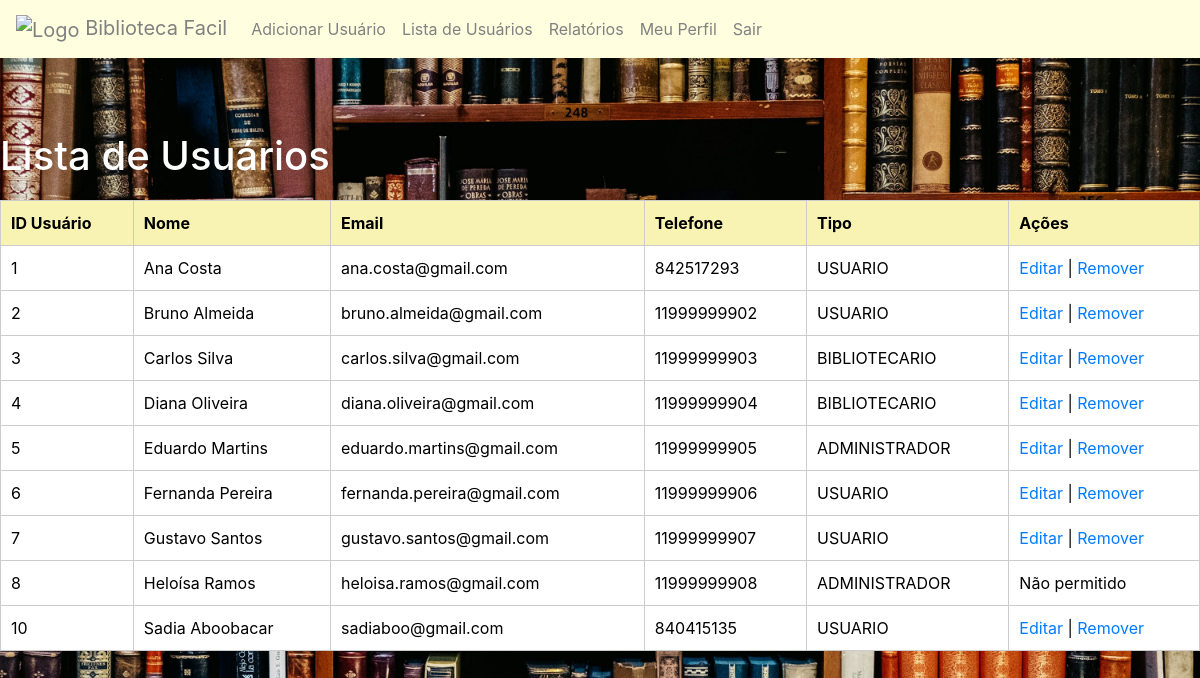
Screenshot of /php/lista_usuarios.php (signed in) with the database file from the repository.
### tables this page shows
CREATE TABLE `usuarios` (
  `ID_USUARIO` int(11) NOT NULL,
  `NOME` varchar(100) DEFAULT NULL,
  `EMAIL` varchar(100) DEFAULT NULL,
  `TELEFONE` varchar(15) DEFAULT NULL,
  `TIPO` enum('USUARIO','BIBLIOTECARIO','ADMINISTRADOR') DEFAULT NULL,
  `SENHA` varchar(25) DEFAULT NULL
);

### php/lista_usuarios.php (the view, shortened to what this page needs)
<?php
include 'db/db_connect.php';
$id_usuario = $_SESSION['id_usuario'];
echo "<h1>Lista de Usuários</h1>";
$query_usuarios = "SELECT * FROM USUARIOS";
$result_usuarios = mysqli_query($conn, $query_usuarios);
echo "<table>
        <tr>
            <th>ID Usuário</th>
            <th>Nome</th>
            <th>Email</th>
            <th>Telefone</th>
            <th>Tipo</th>
            <th>Ações</th>
        </tr>";
while ($usuario = mysqli_fetch_assoc($result_usuarios)) {
    if ($usuario['TIPO'] === 'ADMINISTRADOR' && $usuario['ID_USUARIO'] !== $id_usuario) {
        $acoes = "<span>Não permitido</span>";
    } else {
        $acoes = "<a href='editar_usuario.php?id={$usuario['ID_USUARIO']}'>Editar</a> |
                  <a href='remover_usuario.php?id={$usuario['ID_USUARIO']}'>Remover</a>";
    }
    echo "<tr>
            <td>{$usuario['ID_USUARIO']}</td>
            <td>{$usuario['NOME']}</td>
            <td>{$usuario['EMAIL']}</td>
            <td>{$usuario['TELEFONE']}</td>
            <td>{$usuario['TIPO']}</td>
            <td>$acoes</td>
          </tr>";
}
echo "</table>";
?>

### php/lista_usuarios.php (style rules this page uses)
table { width: 100%; border-collapse: collapse; margin-top: 20px; background-color: white; }
th, td { border: 1px solid #ccc; padding: 10px; text-align: left; color: black; }
th { background-color: #f8f3b3; font-weight: bold; }

### rows the page displays
usuarios: ID_USUARIO "1", NOME "Ana Costa", EMAIL "ana.costa@gmail.com", TELEFONE "842517293", TIPO "USUARIO"
usuarios: ID_USUARIO "2", NOME "Bruno Almeida", EMAIL "bruno.almeida@gmail.com", TELEFONE "11999999902", TIPO "USUARIO"
usuarios: ID_USUARIO "3", NOME "Carlos Silva", EMAIL "carlos.silva@gmail.com", TELEFONE "11999999903", TIPO "BIBLIOTECARIO"
usuarios: ID_USUARIO "4", NOME "Diana Oliveira", EMAIL "diana.oliveira@gmail.com", TELEFONE "11999999904", TIPO "BIBLIOTECARIO"
usuarios: ID_USUARIO "5", NOME "Eduardo Martins", EMAIL "eduardo.martins@gmail.com", TELEFONE "11999999905", TIPO "ADMINISTRADOR"
usuarios: ID_USUARIO "6", NOME "Fernanda Pereira", EMAIL "fernanda.pereira@gmail.com", TELEFONE "11999999906", TIPO "USUARIO"
usuarios: ID_USUARIO "7", NOME "Gustavo Santos", EMAIL "gustavo.santos@gmail.com", TELEFONE "11999999907", TIPO "USUARIO"
usuarios: ID_USUARIO "8", NOME "Heloísa Ramos", EMAIL "heloisa.ramos@gmail.com", TELEFONE "11999999908", TIPO "ADMINISTRADOR", shows "Não permitido"
usuarios: ID_USUARIO "10", NOME "Sadia Aboobacar", EMAIL "sadiaboo@gmail.com", TELEFONE "840415135", TIPO "USUARIO"
